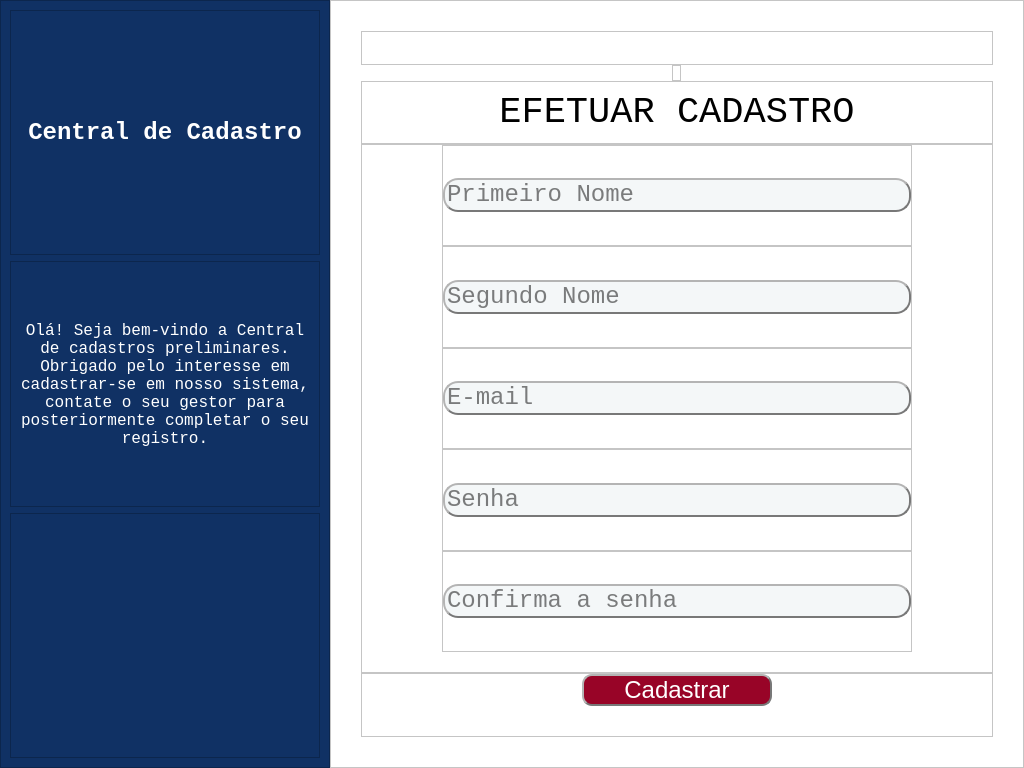
<?xml version="1.0" encoding="UTF-8"?>
<ui version="4.0">
 <class>MainWindow</class>
 <widget class="QMainWindow" name="MainWindow">
  <property name="geometry">
   <rect>
    <x>0</x>
    <y>0</y>
    <width>1024</width>
    <height>768</height>
   </rect>
  </property>
  <property name="minimumSize">
   <size>
    <width>1024</width>
    <height>768</height>
   </size>
  </property>
  <property name="maximumSize">
   <size>
    <width>1024</width>
    <height>768</height>
   </size>
  </property>
  <property name="windowTitle">
   <string>MainWindow</string>
  </property>
  <widget class="QWidget" name="centralwidget">
   <layout class="QHBoxLayout" name="horizontalLayout">
    <property name="spacing">
     <number>0</number>
    </property>
    <property name="leftMargin">
     <number>0</number>
    </property>
    <property name="topMargin">
     <number>0</number>
    </property>
    <property name="rightMargin">
     <number>0</number>
    </property>
    <property name="bottomMargin">
     <number>0</number>
    </property>
    <item>
     <widget class="QFrame" name="blue_bar_grid">
      <property name="maximumSize">
       <size>
        <width>330</width>
        <height>768</height>
       </size>
      </property>
      <property name="styleSheet">
       <string notr="true">background-color: rgb(16, 49, 100);</string>
      </property>
      <property name="frameShape">
       <enum>QFrame::StyledPanel</enum>
      </property>
      <property name="frameShadow">
       <enum>QFrame::Raised</enum>
      </property>
      <layout class="QVBoxLayout" name="verticalLayout">
       <item>
        <widget class="QFrame" name="welcome_singup_grid">
         <property name="frameShape">
          <enum>QFrame::StyledPanel</enum>
         </property>
         <property name="frameShadow">
          <enum>QFrame::Raised</enum>
         </property>
         <layout class="QVBoxLayout" name="verticalLayout_13">
          <item>
           <widget class="QLabel" name="title_text">
            <property name="font">
             <font>
              <family>Lucida Console</family>
              <pointsize>18</pointsize>
              <weight>75</weight>
              <bold>true</bold>
             </font>
            </property>
            <property name="styleSheet">
             <string notr="true">color: rgb(255, 255, 255);
</string>
            </property>
            <property name="text">
             <string>Central de Cadastro</string>
            </property>
            <property name="alignment">
             <set>Qt::AlignCenter</set>
            </property>
            <property name="wordWrap">
             <bool>true</bool>
            </property>
           </widget>
          </item>
         </layout>
        </widget>
       </item>
       <item>
        <widget class="QFrame" name="redme_grid">
         <property name="frameShape">
          <enum>QFrame::StyledPanel</enum>
         </property>
         <property name="frameShadow">
          <enum>QFrame::Raised</enum>
         </property>
         <layout class="QVBoxLayout" name="verticalLayout_12">
          <item>
           <widget class="QLabel" name="info_text">
            <property name="font">
             <font>
              <family>Lucida Console</family>
              <pointsize>12</pointsize>
             </font>
            </property>
            <property name="styleSheet">
             <string notr="true">color: rgb(255, 255, 255);</string>
            </property>
            <property name="text">
             <string>Olá! Seja bem-vindo a Central de cadastros preliminares. Obrigado pelo interesse em cadastrar-se em nosso sistema, contate o seu gestor para posteriormente completar o seu registro.</string>
            </property>
            <property name="alignment">
             <set>Qt::AlignCenter</set>
            </property>
            <property name="wordWrap">
             <bool>true</bool>
            </property>
           </widget>
          </item>
         </layout>
        </widget>
       </item>
       <item>
        <widget class="QFrame" name="naoseiainda_grid">
         <property name="frameShape">
          <enum>QFrame::StyledPanel</enum>
         </property>
         <property name="frameShadow">
          <enum>QFrame::Raised</enum>
         </property>
         <layout class="QVBoxLayout" name="verticalLayout_15">
          <property name="spacing">
           <number>0</number>
          </property>
          <property name="leftMargin">
           <number>5</number>
          </property>
          <property name="topMargin">
           <number>5</number>
          </property>
          <property name="rightMargin">
           <number>5</number>
          </property>
          <property name="bottomMargin">
           <number>5</number>
          </property>
          <item alignment="Qt::AlignHCenter|Qt::AlignVCenter">
           <widget class="QLabel" name="label">
            <property name="text">
             <string/>
            </property>
            <property name="pixmap">
             <pixmap resource="icons.qrc">:/icons/telas e icons/icons/Bianca/Icones e Imagens/Logo.svg</pixmap>
            </property>
            <property name="scaledContents">
             <bool>true</bool>
            </property>
            <property name="alignment">
             <set>Qt::AlignCenter</set>
            </property>
           </widget>
          </item>
         </layout>
        </widget>
       </item>
      </layout>
     </widget>
    </item>
    <item>
     <widget class="QFrame" name="singup_data_grid">
      <property name="maximumSize">
       <size>
        <width>694</width>
        <height>768</height>
       </size>
      </property>
      <property name="styleSheet">
       <string notr="true">background-color: rgb(255, 255, 255);</string>
      </property>
      <property name="frameShape">
       <enum>QFrame::StyledPanel</enum>
      </property>
      <property name="frameShadow">
       <enum>QFrame::Raised</enum>
      </property>
      <layout class="QVBoxLayout" name="verticalLayout_2">
       <property name="spacing">
        <number>0</number>
       </property>
       <property name="leftMargin">
        <number>30</number>
       </property>
       <property name="topMargin">
        <number>30</number>
       </property>
       <property name="rightMargin">
        <number>30</number>
       </property>
       <property name="bottomMargin">
        <number>30</number>
       </property>
       <item alignment="Qt::AlignTop">
        <widget class="QFrame" name="back_grid">
         <property name="frameShape">
          <enum>QFrame::StyledPanel</enum>
         </property>
         <property name="frameShadow">
          <enum>QFrame::Raised</enum>
         </property>
         <layout class="QVBoxLayout" name="verticalLayout_3">
          <property name="leftMargin">
           <number>550</number>
          </property>
          <item>
           <widget class="QPushButton" name="back_button">
            <property name="cursor">
             <cursorShape>PointingHandCursor</cursorShape>
            </property>
            <property name="styleSheet">
             <string notr="true">border: none;
</string>
            </property>
            <property name="text">
             <string/>
            </property>
            <property name="icon">
             <iconset resource="icons.qrc">
              <normaloff>:/icons2/telas e icons/icons/Designer Fuel PACK/dripicons-v2-by-amit-jakhu-03-20-2016/SVG/cross.svg</normaloff>:/icons2/telas e icons/icons/Designer Fuel PACK/dripicons-v2-by-amit-jakhu-03-20-2016/SVG/cross.svg</iconset>
            </property>
            <property name="iconSize">
             <size>
              <width>40</width>
              <height>40</height>
             </size>
            </property>
           </widget>
          </item>
         </layout>
        </widget>
       </item>
       <item alignment="Qt::AlignHCenter|Qt::AlignTop">
        <widget class="QFrame" name="icon">
         <property name="maximumSize">
          <size>
           <width>100</width>
           <height>100</height>
          </size>
         </property>
         <property name="frameShape">
          <enum>QFrame::StyledPanel</enum>
         </property>
         <property name="frameShadow">
          <enum>QFrame::Raised</enum>
         </property>
         <layout class="QVBoxLayout" name="verticalLayout_6">
          <property name="spacing">
           <number>0</number>
          </property>
          <property name="leftMargin">
           <number>0</number>
          </property>
          <property name="topMargin">
           <number>0</number>
          </property>
          <property name="rightMargin">
           <number>0</number>
          </property>
          <property name="bottomMargin">
           <number>0</number>
          </property>
          <item alignment="Qt::AlignTop">
           <widget class="QLabel" name="icon_user">
            <property name="maximumSize">
             <size>
              <width>100</width>
              <height>100</height>
             </size>
            </property>
            <property name="text">
             <string/>
            </property>
            <property name="pixmap">
             <pixmap resource="icons.qrc">:/icons/telas e icons/icons/Bianca/Icones e Imagens/IconePessoaCadastro.svg</pixmap>
            </property>
            <property name="scaledContents">
             <bool>true</bool>
            </property>
            <property name="alignment">
             <set>Qt::AlignCenter</set>
            </property>
           </widget>
          </item>
         </layout>
        </widget>
       </item>
       <item alignment="Qt::AlignTop">
        <widget class="QFrame" name="singup_grid_2">
         <property name="frameShape">
          <enum>QFrame::StyledPanel</enum>
         </property>
         <property name="frameShadow">
          <enum>QFrame::Raised</enum>
         </property>
         <layout class="QVBoxLayout" name="verticalLayout_7">
          <item>
           <widget class="QLabel" name="singup_text">
            <property name="font">
             <font>
              <family>Lucida Console</family>
              <pointsize>28</pointsize>
             </font>
            </property>
            <property name="text">
             <string>EFETUAR CADASTRO</string>
            </property>
            <property name="alignment">
             <set>Qt::AlignCenter</set>
            </property>
           </widget>
          </item>
         </layout>
        </widget>
       </item>
       <item>
        <widget class="QFrame" name="edt_grid">
         <property name="sizePolicy">
          <sizepolicy hsizetype="Preferred" vsizetype="Expanding">
           <horstretch>0</horstretch>
           <verstretch>0</verstretch>
          </sizepolicy>
         </property>
         <property name="frameShape">
          <enum>QFrame::StyledPanel</enum>
         </property>
         <property name="frameShadow">
          <enum>QFrame::Raised</enum>
         </property>
         <layout class="QVBoxLayout" name="verticalLayout_4">
          <property name="spacing">
           <number>0</number>
          </property>
          <property name="leftMargin">
           <number>80</number>
          </property>
          <property name="topMargin">
           <number>0</number>
          </property>
          <property name="rightMargin">
           <number>80</number>
          </property>
          <property name="bottomMargin">
           <number>20</number>
          </property>
          <item>
           <widget class="QFrame" name="username_full_grid">
            <property name="frameShape">
             <enum>QFrame::StyledPanel</enum>
            </property>
            <property name="frameShadow">
             <enum>QFrame::Raised</enum>
            </property>
            <layout class="QVBoxLayout" name="verticalLayout_8">
             <property name="spacing">
              <number>0</number>
             </property>
             <property name="leftMargin">
              <number>0</number>
             </property>
             <property name="topMargin">
              <number>0</number>
             </property>
             <property name="rightMargin">
              <number>0</number>
             </property>
             <property name="bottomMargin">
              <number>0</number>
             </property>
             <item>
              <widget class="QLineEdit" name="primeiro_nome_edt">
               <property name="font">
                <font>
                 <family>Lucida Console</family>
                 <pointsize>18</pointsize>
                </font>
               </property>
               <property name="styleSheet">
                <string notr="true">background-color: rgb(244, 247, 248);
border-radius: 15px;
border-style: outset;
border-width: 2px;
border-color: rgb(120, 120, 120);</string>
               </property>
               <property name="placeholderText">
                <string>Primeiro Nome</string>
               </property>
              </widget>
             </item>
            </layout>
           </widget>
          </item>
          <item>
           <widget class="QFrame" name="frame">
            <property name="frameShape">
             <enum>QFrame::StyledPanel</enum>
            </property>
            <property name="frameShadow">
             <enum>QFrame::Raised</enum>
            </property>
            <layout class="QVBoxLayout" name="verticalLayout_14">
             <property name="spacing">
              <number>0</number>
             </property>
             <property name="leftMargin">
              <number>0</number>
             </property>
             <property name="topMargin">
              <number>0</number>
             </property>
             <property name="rightMargin">
              <number>0</number>
             </property>
             <property name="bottomMargin">
              <number>0</number>
             </property>
             <item>
              <widget class="QLineEdit" name="segundo_nome_edt">
               <property name="font">
                <font>
                 <family>Lucida Console</family>
                 <pointsize>18</pointsize>
                </font>
               </property>
               <property name="styleSheet">
                <string notr="true">background-color: rgb(244, 247, 248);
border-radius: 15px;
border-style: outset;
border-width: 2px;
border-color: rgb(120, 120, 120);</string>
               </property>
               <property name="placeholderText">
                <string>Segundo Nome</string>
               </property>
              </widget>
             </item>
            </layout>
           </widget>
          </item>
          <item>
           <widget class="QFrame" name="user_email_grid">
            <property name="frameShape">
             <enum>QFrame::StyledPanel</enum>
            </property>
            <property name="frameShadow">
             <enum>QFrame::Raised</enum>
            </property>
            <layout class="QVBoxLayout" name="verticalLayout_9">
             <property name="spacing">
              <number>0</number>
             </property>
             <property name="leftMargin">
              <number>0</number>
             </property>
             <property name="topMargin">
              <number>0</number>
             </property>
             <property name="rightMargin">
              <number>0</number>
             </property>
             <property name="bottomMargin">
              <number>0</number>
             </property>
             <item>
              <widget class="QLineEdit" name="user_email_edt">
               <property name="font">
                <font>
                 <family>Lucida Console</family>
                 <pointsize>18</pointsize>
                </font>
               </property>
               <property name="styleSheet">
                <string notr="true">background-color: rgb(244, 247, 248);
border-radius: 15px;
border-style: outset;
border-width: 2px;
border-color: rgb(120, 120, 120);</string>
               </property>
               <property name="placeholderText">
                <string>E-mail</string>
               </property>
              </widget>
             </item>
            </layout>
           </widget>
          </item>
          <item>
           <widget class="QFrame" name="user_pass_grid">
            <property name="frameShape">
             <enum>QFrame::StyledPanel</enum>
            </property>
            <property name="frameShadow">
             <enum>QFrame::Raised</enum>
            </property>
            <layout class="QVBoxLayout" name="verticalLayout_11">
             <property name="spacing">
              <number>0</number>
             </property>
             <property name="leftMargin">
              <number>0</number>
             </property>
             <property name="topMargin">
              <number>0</number>
             </property>
             <property name="rightMargin">
              <number>0</number>
             </property>
             <property name="bottomMargin">
              <number>0</number>
             </property>
             <item>
              <widget class="QLineEdit" name="user_password_edt">
               <property name="font">
                <font>
                 <family>Lucida Console</family>
                 <pointsize>18</pointsize>
                </font>
               </property>
               <property name="styleSheet">
                <string notr="true">background-color: rgb(244, 247, 248);
border-radius: 15px;
border-style: outset;
border-width: 2px;
border-color: rgb(120, 120, 120);</string>
               </property>
               <property name="echoMode">
                <enum>QLineEdit::Password</enum>
               </property>
               <property name="placeholderText">
                <string>Senha</string>
               </property>
              </widget>
             </item>
            </layout>
           </widget>
          </item>
          <item>
           <widget class="QFrame" name="user_pass_confirm_grid">
            <property name="frameShape">
             <enum>QFrame::StyledPanel</enum>
            </property>
            <property name="frameShadow">
             <enum>QFrame::Raised</enum>
            </property>
            <layout class="QVBoxLayout" name="verticalLayout_10">
             <property name="spacing">
              <number>0</number>
             </property>
             <property name="leftMargin">
              <number>0</number>
             </property>
             <property name="topMargin">
              <number>0</number>
             </property>
             <property name="rightMargin">
              <number>0</number>
             </property>
             <property name="bottomMargin">
              <number>0</number>
             </property>
             <item>
              <widget class="QLineEdit" name="user_password2_edt">
               <property name="font">
                <font>
                 <family>Lucida Console</family>
                 <pointsize>18</pointsize>
                </font>
               </property>
               <property name="styleSheet">
                <string notr="true">background-color: rgb(244, 247, 248);
border-radius: 15px;
border-style: outset;
border-width: 2px;
border-color: rgb(120, 120, 120);</string>
               </property>
               <property name="echoMode">
                <enum>QLineEdit::Password</enum>
               </property>
               <property name="placeholderText">
                <string>Confirma a senha</string>
               </property>
              </widget>
             </item>
            </layout>
           </widget>
          </item>
         </layout>
        </widget>
       </item>
       <item>
        <widget class="QFrame" name="singup_grid">
         <property name="maximumSize">
          <size>
           <width>632</width>
           <height>72</height>
          </size>
         </property>
         <property name="frameShape">
          <enum>QFrame::StyledPanel</enum>
         </property>
         <property name="frameShadow">
          <enum>QFrame::Raised</enum>
         </property>
         <layout class="QVBoxLayout" name="verticalLayout_5">
          <property name="spacing">
           <number>0</number>
          </property>
          <property name="leftMargin">
           <number>220</number>
          </property>
          <property name="topMargin">
           <number>0</number>
          </property>
          <property name="rightMargin">
           <number>220</number>
          </property>
          <property name="bottomMargin">
           <number>30</number>
          </property>
          <item>
           <widget class="QPushButton" name="cadastra_func_btn">
            <property name="font">
             <font>
              <pointsize>18</pointsize>
             </font>
            </property>
            <property name="cursor">
             <cursorShape>PointingHandCursor</cursorShape>
            </property>
            <property name="styleSheet">
             <string notr="true">background-color: rgb(152, 4, 39);
color: rgb(255, 255, 255);
border-radius: 10px;
border-style: outset;
border-width: 2px;
border-color: rgb(120, 120, 120);</string>
            </property>
            <property name="text">
             <string>Cadastrar</string>
            </property>
           </widget>
          </item>
         </layout>
        </widget>
       </item>
      </layout>
     </widget>
    </item>
   </layout>
  </widget>
 </widget>
 <resources>
  <include location="icons.qrc"/>
 </resources>
 <connections/>
</ui>
